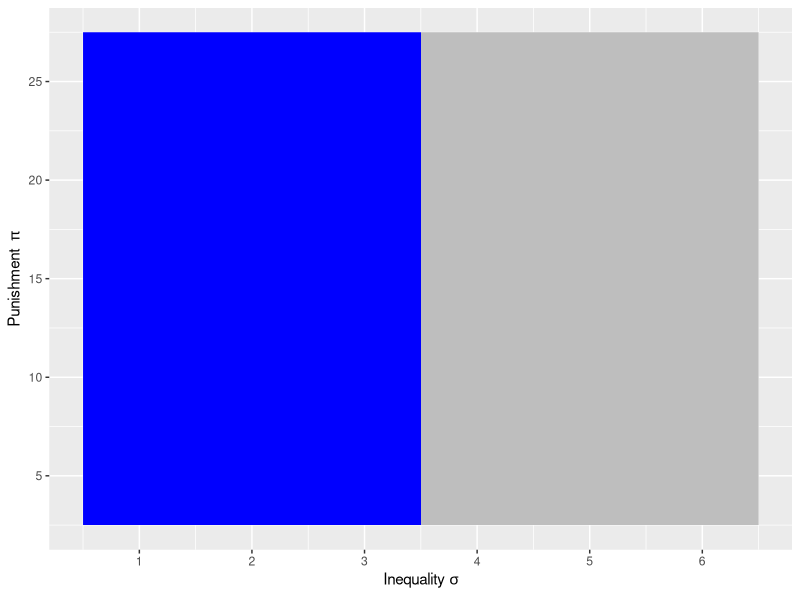
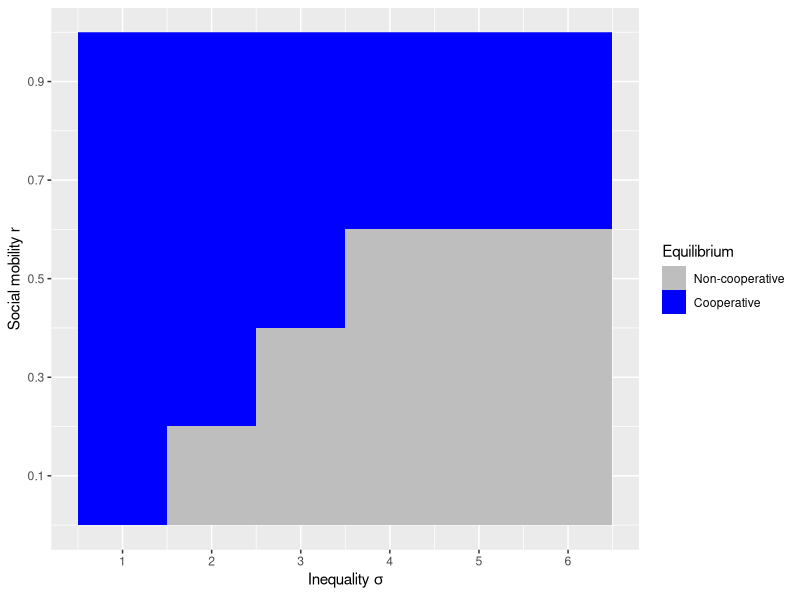
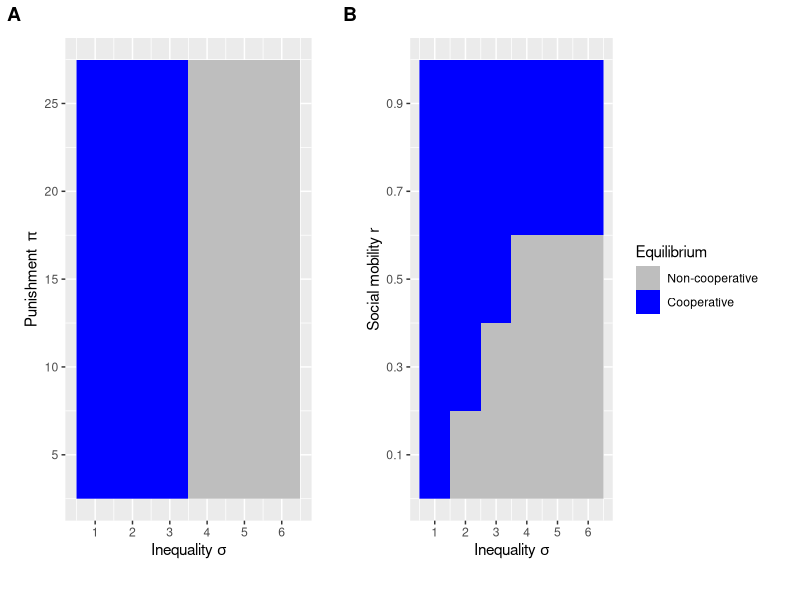

The R source for these figures, in order:
# Figure 3 script
library(ggplot2)
library(cowplot)
library(reshape2)
#setwd("C:/Users/ndn8/Dropbox/Figures_de_Courson_Nettle/CSV/Fig.3")

#First panel
d1=read.csv("heatmap1.csv", header=F)
d1A=melt(d1)
d1A$sigma=c(rep(1, times=5), rep(2, times=5), rep(3, times=5), rep(4, times=5), rep(5, times=5), rep(6, times=5))
d1A$pi=rep(c(5, 10, 15, 20, 25), times=6)
fig3A=ggplot(d1A, aes(x=sigma, y=pi, fill=factor(value))) + 
  labs(x=expression(paste("Inequality ", sigma)),y=expression(paste("Punishment  ", pi)), z="Equilibrium") + 
  geom_raster() + 
  scale_fill_manual(name="Equilibrium", 
                    labels = c("Non-cooperative", "Cooperative"), 
                    values=c("grey", "blue")) + 
  scale_x_continuous(breaks=c(1, 2, 3, 4, 5, 6)) + 
  scale_y_continuous(breaks=c(5, 10, 15, 20, 25)) + 
  guides(fill=F)
fig3A

#Second panel
d2=read.csv("heatmap2.csv", header=F)
d2A=melt(d2)
d2A$sigma=c(rep(1, times=5), rep(2, times=5), rep(3, times=5), rep(4, times=5), rep(5, times=5), rep(6, times=5))
d2A$r=rep(c(0.1, 0.3, 0.5, 0.7, 0.9), times=6)
fig3B=ggplot(d2A, aes(x=sigma, y=r, fill=factor(value))) + 
  labs(x=expression(paste("Inequality ", sigma)),y = "Social mobility r", z="Equilibrium") + 
  geom_raster() + 
  scale_fill_manual(name="Equilibrium", 
                    labels = c("Non-cooperative", "Cooperative"), 
                    values=c("grey", "blue")) + 
  scale_x_continuous(breaks=c(1, 2, 3, 4, 5, 6)) + 
  scale_y_continuous(breaks=c(0.1, 0.3, 0.5, 0.7, 0.9))
fig3B

# Assemble figure
fig3=plot_grid(fig3A, fig3B, rel_widths = c(0.42, 0.58), labels=c("A", "B"), scale=0.9)
png("figure3.png", res=300, units="in", width=12, height=5)
fig3
dev.off()